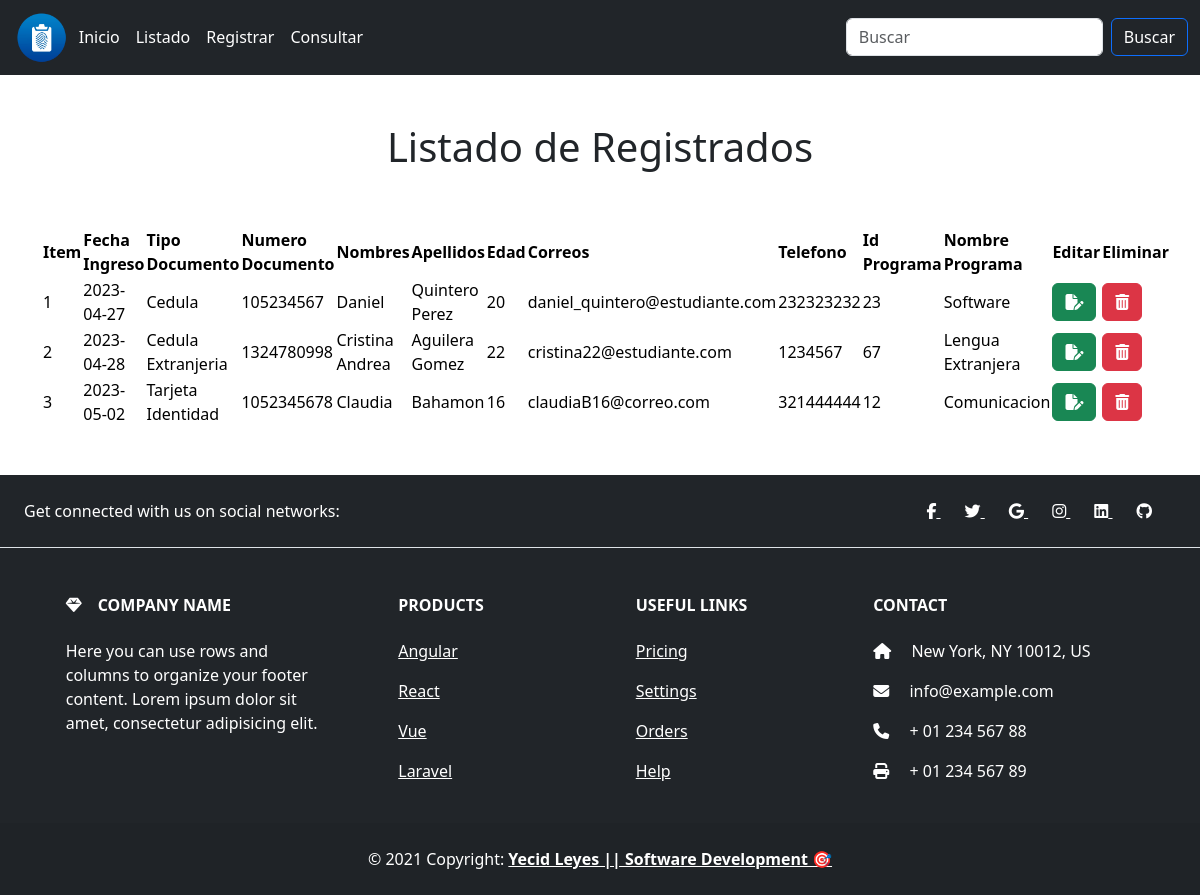
/vista/listados.php, run on the app's committed database.
### tables this page shows
CREATE TABLE `estudiantes` (
  `Id_estudiante` int(2) NOT NULL,
  `Fecha_ingreso` date NOT NULL,
  `Tipo_documento` text NOT NULL,
  `Documento` int(20) NOT NULL,
  `Nombres` text NOT NULL,
  `Apellidos` text NOT NULL,
  `Edad` int(2) NOT NULL,
  `Correo` varchar(30) NOT NULL,
  `Telefono` int(12) NOT NULL,
  `Id_Materia` int(5) NOT NULL,
  `Nombre_Materia` varchar(35) NOT NULL
);

### vista/listados.php (the view, shortened to what this page needs)
<?php
  $objeto = new Conexion();
  $conexion = $objeto->Conectar();
  $consulta = "SELECT * FROM estudiantes";
  $resultado = $conexion->prepare($consulta);
  $resultado->execute();
  $usuarios = $resultado->fetchAll(PDO::FETCH_ASSOC);
?>
<!Doctype html>
<html lang="es">
<head>
  <link href="https://cdn.jsdelivr.net/npm/bootstrap@5.3.0-alpha1/dist/css/bootstrap.min.css" rel="stylesheet">
	<link href="https://cdn.jsdelivr.net/npm/bootstrap@5.3.0-alpha3/dist/css/bootstrap.min.css" rel="stylesheet">
	<link href="https://cdn.jsdelivr.net/npm/@sweetalert2/theme-dark@4/dark.css" rel="stylesheet">
	<link rel="stylesheet" href="https://kit.fontawesome.com/dcb1bbced2.css">
	</head>
<body>
  <nav class="navbar navbar-expand-lg bg-dark">
    <div class="container-fluid">
      <img src="../img/logo.png" width="5%">
      <div class="collapse navbar-collapse" id="navbarSupportedContent">
        <ul class="navbar-nav me-auto mb-2 mb-lg-0">
          <li class="nav-item">
            <a class="nav-link active  text-white" aria-current="page" href="../index.php">Inicio</a>
          </li>
          <li class="nav-item">
            <a class="nav-link  text-white"  href="listados.php">Listado</a>
          </li>
          <li class="nav-item dropdown">
            <a class="nav-link  text-white" href="formAsistencia.php">Registrar</a>
          </li>
          <li class="nav-item">
            <a class="nav-link text-white" href="consultar.php">Consultar</a>
          </li>
        </ul>
        <form class="d-flex" role="search">
          <input class="form-control me-2" type="search" placeholder="Buscar" aria-label="Search">
          <button class="btn btn-outline-primary text-white" type="submit">Buscar</button>
        </form>
      </div>
    </div>
  </nav>
	<br><br>
	<div class="container">
    <h1 class="text-center text-dark">Listado de Registrados</h1><br><br>
		<table id="tablaUsuarios" class="table-striped table-success" style="width: 100%">
			<thead>
        <tr>
          <th scope="col">Item</th>
          <th scope="col">Fecha Ingreso</th>
          <th scope="col">Tipo Documento</th>
          <th scope="col">Numero Documento</th>
          <th scope="col">Nombres</th>
          <th scope="col">Apellidos</th>
          <th scope="col">Edad</th>
          <th scope="col">Correos</th>
          <th scope="col">Telefono</th>
          <th scope="col">Id Programa</th>
          <th scope="col">Nombre Programa</th>
          <th scope="col">Editar</th>
          <th scope="col">Eliminar</th>
        </tr>
      </thead>
      <tbody>
        <?php
          foreach($usuarios as $filtro){
            ?>
            <tr>
              <td><?php echo $filtro['Id_estudiante']?></td>
              <td><?php echo $filtro['Fecha_ingreso']?></td>
              <td><?php echo $filtro['Tipo_documento']?></td>
              <td><?php echo $filtro['Documento']?></td>
              <td><?php echo $filtro['Nombres']?></td>
              <td><?php echo $filtro['Apellidos']?></td>
              <td><?php echo $filtro['Edad']?></td>
              <td><?php echo $filtro['Correo']?></td>
              <td><?php echo $filtro['Telefono']?></td>
              <td><?php echo $filtro['Id_Materia']?></td>
              <td><?php echo $filtro['Nombre_Materia']?></td>
              <td>
                <button type="button" class="btn btn-success editbtn" data-bs-toggle="modal" data-bs-target="#editar">
                  <i class="fa-solid fa-file-pen"></i>
                </button>
              </td>
              <td>
                <button type="button" class="btn btn-danger deletebtn" data-bs-toggle="modal" data-bs-target="#eliminar">
                  <i class="fa-solid fa-trash-can"></i>
                </button>
              </td>
            </tr>
            <?php
          }
        ?>
      </tbody>
		</table>
	</div>
  <br><br>
  <footer class="text-center text-white bg-dark">
    <section class="d-flex justify-content-center justify-content-lg-between p-4 border-bottom">
      <div class="me-5 d-none d-lg-block">
        <span>Get connected with us on social networks:</span>
      </div>
      <div>
        <a href="" class="me-4 text-reset">
          <i class="fab fa-facebook-f"></i>
        </a>
        <a href="" class="me-4 text-reset">
          <i class="fab fa-twitter"></i>
        </a>
        <a href="" class="me-4 text-reset">
          <i class="fab fa-google"></i>
        </a>
        <a href="" class="me-4 text-reset">
          <i class="fab fa-instagram"></i>
        </a>
        <a href="" class="me-4 text-reset">
          <i class="fab fa-linkedin"></i>
        </a>
        <a href="" class="me-4 text-reset">
          <i class="fab fa-github"></i>
        </a>
      </div>
    </section>
    <section class="">
      <div class="container text-center text-md-start mt-5">
        <div class="row mt-3">
          <div class="col-md-3 col-lg-4 col-xl-3 mx-auto mb-4">
            <h6 class="text-uppercase fw-bold mb-4">
              <i class="fas fa-gem me-3"></i>Company name
            </h6>
            <p>
              Here you can use rows and columns to organize your footer content. Lorem ipsum
              dolor sit amet, consectetur adipisicing elit.
            </p>
          </div>
          <div class="col-md-2 col-lg-2 col-xl-2 mx-auto mb-4">
            <h6 class="text-uppercase fw-bold mb-4">
              Products
            </h6>
            <p>
              <a href="#!" class="text-white">Angular</a>
            </p>
            <p>
              <a href="#!" class="text-white">React</a>
            </p>
            <p>
              <a href="#!" class="text-white">Vue</a>
            </p>
            <p>
              <a href="#!" class="text-white">Laravel</a>
            </p>
          </div>
          <div class="col-md-3 col-lg-2 col-xl-2 mx-auto mb-4">
            <h6 class="text-uppercase fw-bold mb-4">
              Useful links
            </h6>
            <p>
              <a href="#!" class="text-white">Pricing</a>
            </p>
            <p>
              <a href="#!" class="text-white">Settings</a>
            </p>
            <p>
              <a href="#!" class="text-white">Orders</a>
            </p>
            <p>
              <a href="#!" class="text-white">Help</a>
            </p>
          </div>
          <div class="col-md-4 col-lg-3 col-xl-3 mx-auto mb-md-0 mb-4">
            <h6 class="text-uppercase fw-bold mb-4">Contact</h6>
            <p><i class="fas fa-home me-3"></i> New York, NY 10012, US</p>
            <p>
              <i class="fas fa-envelope me-3"></i>
              info@example.com
            </p>
            <p><i class="fas fa-phone me-3"></i> + 01 234 567 88</p>
            <p><i class="fas fa-print me-3"></i> + 01 234 567 89</p>
          </div>
        </div>
      </div>
    </section>
    <div class="text-center text-white p-4" style="background-color: rgba(0, 0, 0, 0.05);">
      © 2021 Copyright:
      <a class="text-reset fw-bold" href="#"> Yecid Leyes || Software Development 🎯 </a>
    </div>
  </footer>
</body>
</html>

### data on the page
estudiantes: Id_estudiante "1", Fecha_ingreso "2023-04-27", Tipo_documento "Cedula", Documento "105234567", Nombres "Daniel", Apellidos "Quintero Perez", Edad "20", Correo "daniel_quintero@estudiante.com", Telefono "232323232", Id_Materia "23", Nombre_Materia "Software"
estudiantes: Id_estudiante "2", Fecha_ingreso "2023-04-28", Tipo_documento "Cedula Extranjeria", Documento "1324780998", Nombres "Cristina Andrea", Apellidos "Aguilera Gomez", Edad "22", Correo "cristina22@estudiante.com", Telefono "1234567", Id_Materia "67", Nombre_Materia "Lengua Extranjera"
estudiantes: Id_estudiante "3", Fecha_ingreso "2023-05-02", Tipo_documento "Tarjeta Identidad", Documento "1052345678", Nombres "Claudia", Apellidos "Bahamon", Edad "16", Correo "claudiaB16@correo.com", Telefono "321444444", Id_Materia "12", Nombre_Materia "Comunicacion"
